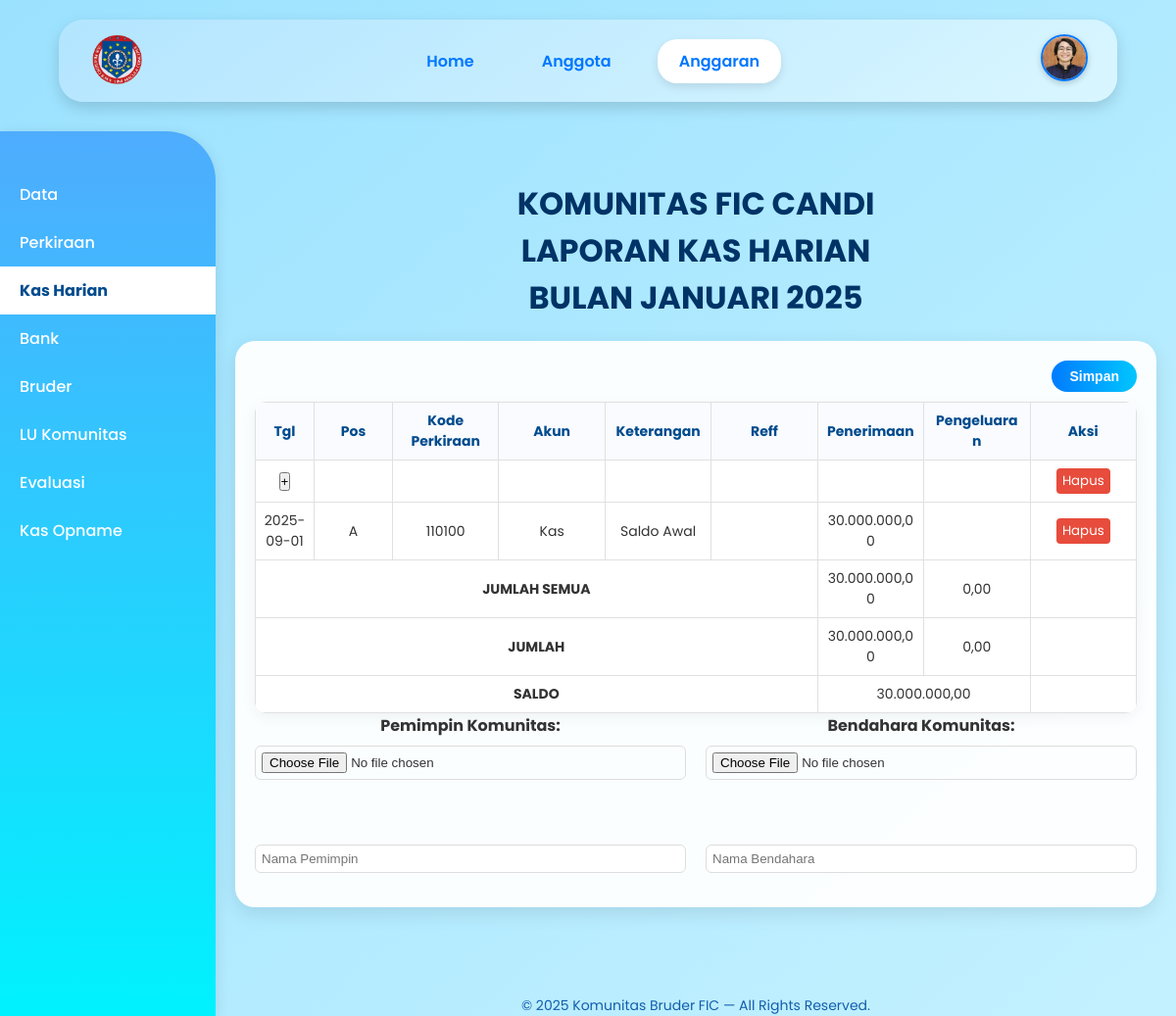
Page /anggaran_eco_kas.php (signed in) on the earlier database version.
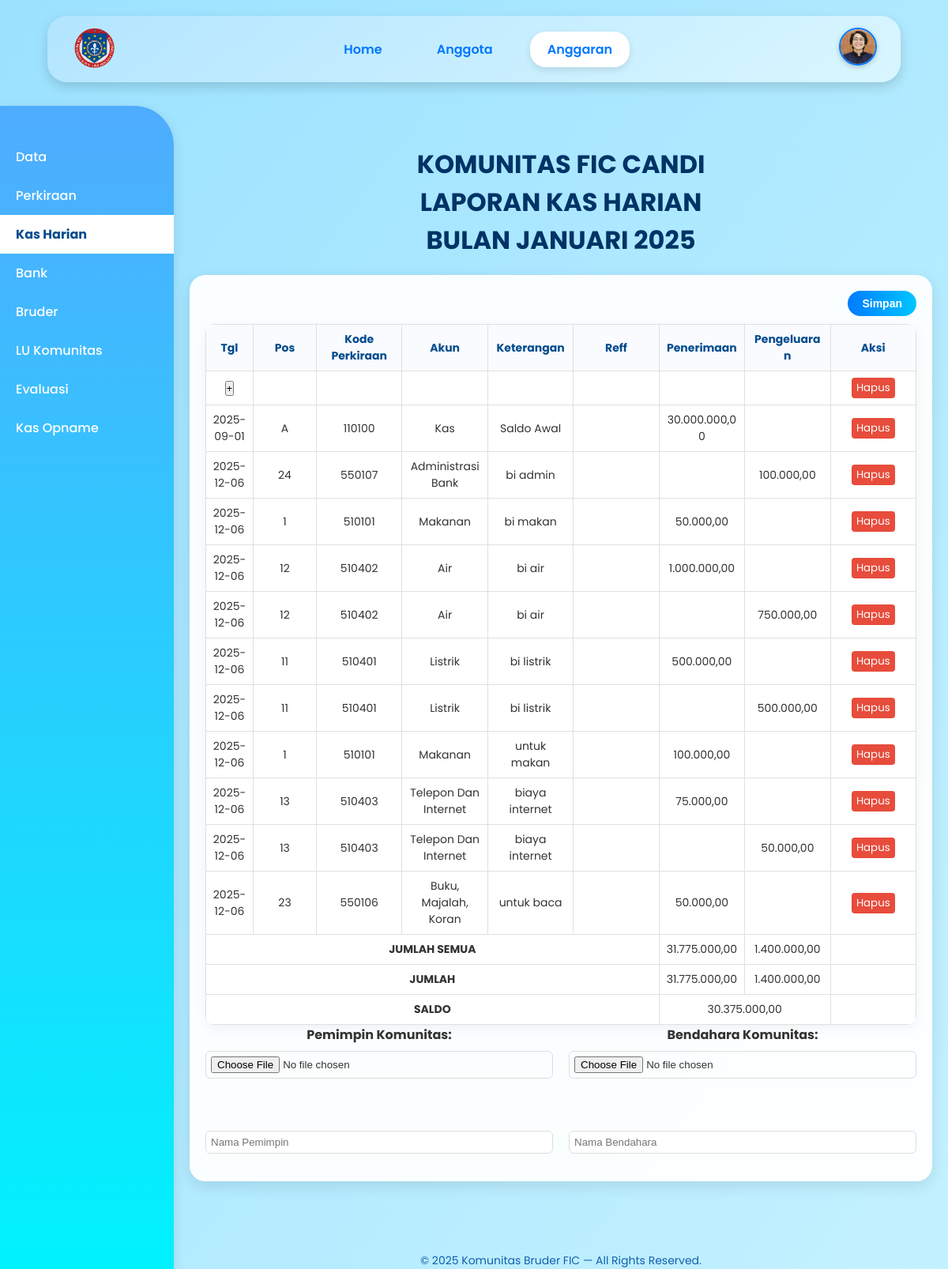
Same page on the later database version.
### tables this page shows
CREATE TABLE `3_kas_harian` (
  `ID_kas_harian` int(11) NOT NULL,
  `tgl_kas_harian` date NOT NULL,
  `ID_pos` varchar(5) NOT NULL,
  `keterangan_kas` text DEFAULT NULL,
  `ID_bruder` int(11) DEFAULT NULL,
  `nominal` decimal(15,2) DEFAULT 0.00
);

CREATE TABLE `2_perkiraan` (
  `ID_pos` varchar(5) NOT NULL,
  `kode` varchar(50) DEFAULT NULL,
  `akun` varchar(100) DEFAULT NULL,
  `posisi` varchar(50) DEFAULT NULL
);

### anggaran_eco_kas.php (the view, shortened to what the changed rows need)
<?php
try {
    $pdo = new PDO("mysql:host=localhost;dbname=ibd_kelompok6_brd", "root", "");
    $pdo->setAttribute(PDO::ATTR_ERRMODE, PDO::ERRMODE_EXCEPTION);
    $stmt = $pdo->query("
    SELECT kh.*, p.kode, p.akun
    FROM `3_kas_harian` kh
    LEFT JOIN `2_perkiraan` p ON kh.ID_pos = p.ID_pos
    ORDER BY kh.tgl_kas_harian ASC
");
$transaksi = $stmt->fetchAll(PDO::FETCH_ASSOC);
$stmt = $pdo->query("
    SELECT
        SUM(CASE WHEN nominal >= 0 THEN nominal ELSE 0 END) AS total_masuk,
        SUM(CASE WHEN nominal < 0 THEN -nominal ELSE 0 END) AS total_keluar
    FROM `3_kas_harian`
");
$totals = $stmt->fetch(PDO::FETCH_ASSOC);
$total_masuk = $totals['total_masuk'] ?? 0;
$total_keluar = $totals['total_keluar'] ?? 0;
} catch (PDOException $e) {
    die("Koneksi atau query gagal: " . $e->getMessage());
}
?>
<!DOCTYPE html>
<html lang="id">
<head>
</head>
<body>
    <div class="container">
        <div class="main">
            <main>
                <h1>KOMUNITAS FIC CANDI<br>LAPORAN KAS HARIAN<br>BULAN JANUARI 2025</h1>
                    <div class="card">
                        <table>
                            <thead>
                                <tr>
                                    <th style="width:60px">Tgl</th>
                                    <th style="width:80px">Pos</th>
                                    <th>Kode Perkiraan</th>
                                    <th>Akun</th>
                                    <th>Keterangan</th>
                                    <th>Reff</th>
                                    <th>Penerimaan</th>
                                    <th>Pengeluaran</th>
                                    <th>Aksi</th>
                                </tr>
                            </thead>
                            <tbody>
                            <?php foreach ($transaksi as $t): ?>
                            <tr data-id="<?= htmlspecialchars($t['ID_kas_harian']) ?>">
                                <td><?= htmlspecialchars($t['tgl_kas_harian']) ?></td>
                                <td><?= htmlspecialchars($t['ID_pos']) ?></td>
                                <td><?= htmlspecialchars($t['kode'] ?? '') ?></td>
                                <td><?= htmlspecialchars($t['akun'] ?? '') ?></td>
                                <td><?= htmlspecialchars($t['keterangan_kas']) ?></td>
                                <td></td>
                                <td><?= $t['nominal'] >= 0 ? number_format($t['nominal'], 2, ',', '.') : '' ?></td>
                                <td><?= $t['nominal'] < 0 ? number_format(abs($t['nominal']), 2, ',', '.') : '' ?></td>
                                <td><button class="btn-delete">Hapus</button></td>
                            </tr>
                            <?php endforeach; ?>
                        </tbody>
                        <tfoot>
                        <tr>
                            <td colspan="6" style="text-align:center; font-weight:bold;">JUMLAH SEMUA</td>
                            <td><?= number_format($total_masuk,2,',','.') ?></td>
                            <td><?= number_format($total_keluar,2,',','.') ?></td>
                            <td></td>
                        </tr>
                        <tr>
                            <td colspan="6" style="text-align:center; font-weight:bold;">JUMLAH</td>
                            <td><?= number_format($total_masuk,2,',','.') ?></td>
                            <td><?= number_format($total_keluar,2,',','.') ?></td>
                            <td></td>
                        </tr>
                        <tr>
                            <td colspan="6" style="text-align:center; font-weight:bold;">SALDO</td>
                            <td colspan="2"><?= number_format($total_masuk - $total_keluar,2,',','.') ?></td>
                            <td></td>
                        </tr>
                         </tfoot>
                        </table>
                </div>
            </main>
        </div>
    </div>
</body>
</html>

Differences in the rows shown:
added 3_kas_harian: tgl_kas_harian "2025-12-06", ID_pos "24", ID_pos.kode "550107", ID_pos.akun "Administrasi Bank", keterangan_kas "bi admin", nominal "100.000,00"
added 3_kas_harian: tgl_kas_harian "2025-12-06", ID_pos "1", ID_pos.kode "510101", ID_pos.akun "Makanan", keterangan_kas "bi makan", nominal "50.000,00"
added 3_kas_harian: tgl_kas_harian "2025-12-06", ID_pos "12", ID_pos.kode "510402", ID_pos.akun "Air", keterangan_kas "bi air", nominal "1.000.000,00"
added 3_kas_harian: tgl_kas_harian "2025-12-06", ID_pos "12", ID_pos.kode "510402", ID_pos.akun "Air", keterangan_kas "bi air", nominal "750.000,00"
added 3_kas_harian: tgl_kas_harian "2025-12-06", ID_pos "11", ID_pos.kode "510401", ID_pos.akun "Listrik", keterangan_kas "bi listrik", nominal "500.000,00"
added 3_kas_harian: tgl_kas_harian "2025-12-06", ID_pos "11", ID_pos.kode "510401", ID_pos.akun "Listrik", keterangan_kas "bi listrik", nominal "500.000,00"
added 3_kas_harian: tgl_kas_harian "2025-12-06", ID_pos "1", ID_pos.kode "510101", ID_pos.akun "Makanan", keterangan_kas "untuk makan", nominal "100.000,00"
added 3_kas_harian: tgl_kas_harian "2025-12-06", ID_pos "13", ID_pos.kode "510403", ID_pos.akun "Telepon Dan Internet", keterangan_kas "biaya internet", nominal "75.000,00"
added 3_kas_harian: tgl_kas_harian "2025-12-06", ID_pos "13", ID_pos.kode "510403", ID_pos.akun "Telepon Dan Internet", keterangan_kas "biaya internet", nominal "50.000,00"
added 3_kas_harian: tgl_kas_harian "2025-12-06", ID_pos "23", ID_pos.kode "550106", ID_pos.akun "Buku, Majalah, Koran", keterangan_kas "untuk baca", nominal "50.000,00"
Other differences:
$total_masuk: "30.000.000,00" → "31.775.000,00"
$total_keluar: "0,00" → "1.400.000,00"
$total_masuk - $total_keluar: "30.000.000,00" → "30.375.000,00"
